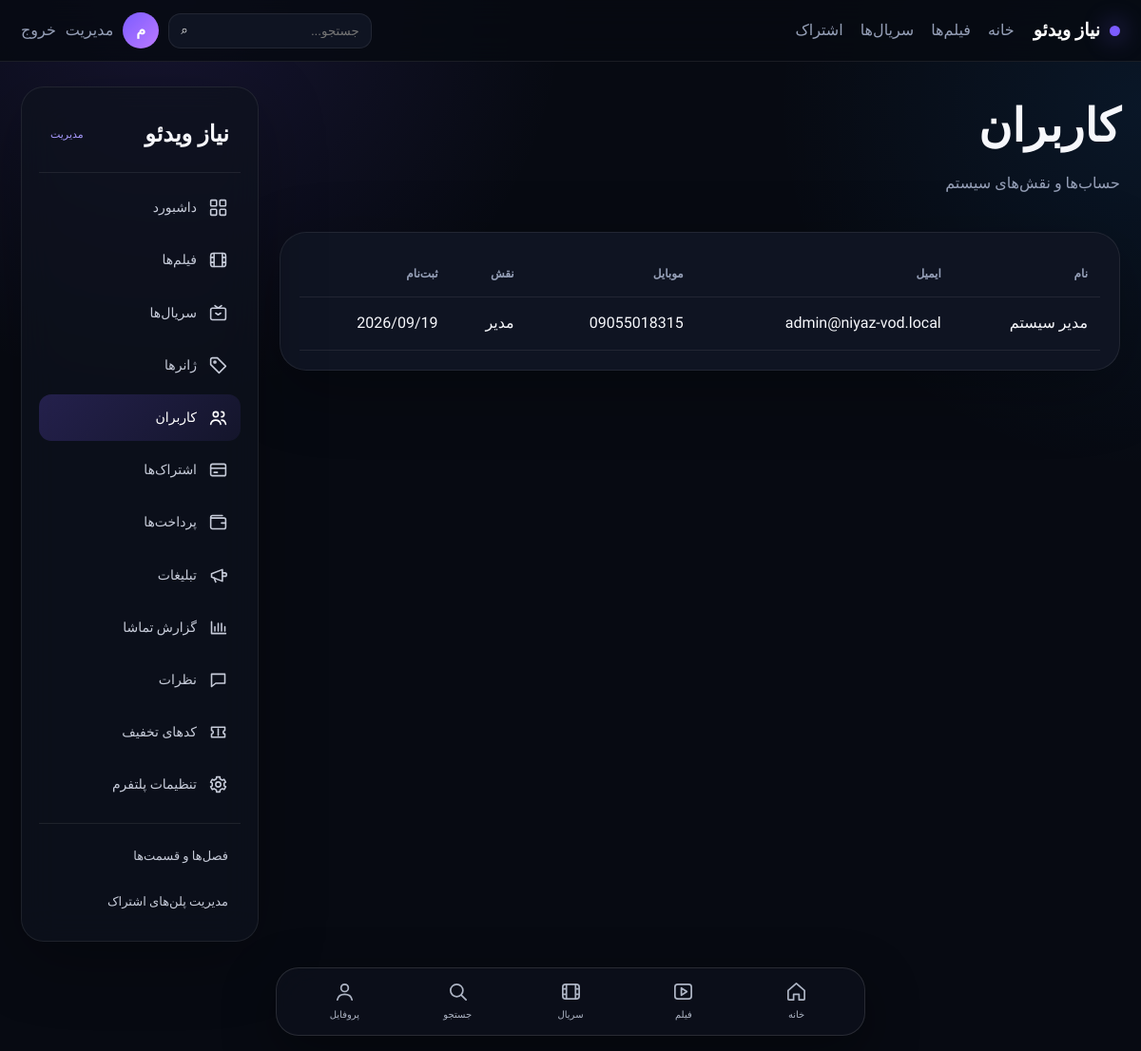
Page /admin/users (signed in) on the committed database.
### models/extra.py (models this page shows)
class Setting(db.Model):
    __tablename__ = 'settings'
    id = db.Column(db.Integer, primary_key=True)
    key = db.Column(db.String(120), unique=True, nullable=False)
    value = db.Column(db.Text, default='', nullable=False)

### models/user.py (models this page shows, shortened)
class User(UserMixin, db.Model):
    __tablename__ = "users"
    id = db.Column(db.Integer, primary_key=True)
    name = db.Column(db.String(120), nullable=False)
    email = db.Column(db.String(255), unique=True, nullable=False, index=True)
    phone = db.Column(db.String(30), unique=True, nullable=True, index=True)
    password_hash = db.Column(db.String(255), nullable=False)
    is_admin = db.Column(db.Boolean, default=False, nullable=False)
    created_at = db.Column(db.DateTime, default=datetime.utcnow, nullable=False)
    subscriptions = db.relationship("Subscription", back_populates="user", lazy=True, cascade="all, delete-orphan")
    favorites = db.relationship("Favorite", back_populates="user", lazy=True, cascade="all, delete-orphan")
    history = db.relationship("WatchHistory", back_populates="user", lazy=True, cascade="all, delete-orphan")

### routes/admin.py (the view)
@bp.get("/users")
@admin_required
def users():
    return render_template("admin/users.html", items=User.query.order_by(desc(User.created_at)).all(), **admin_context("users"))

### routes/admin.py (called while the page is built)
def admin_context(active):
    return {"active": active}

### services/auth.py (called while the page is built)
def admin_required(view):
    @wraps(view)
    def wrapped(*args, **kwargs):
        if not current_user.is_authenticated or not current_user.is_admin:
            abort(403)
        return view(*args, **kwargs)
    return wrapped

### templates/admin/users.html
{% extends 'admin/layout.html' %}{% block admin_content %}<div class="admin-head"><div><h1>کاربران</h1><p>حساب‌ها و نقش‌های سیستم</p></div></div><section class="admin-table-card"><div class="table-wrap"><table><tr><th>نام</th><th>ایمیل</th><th>موبایل</th><th>نقش</th><th>ثبت‌نام</th></tr>{% for u in items %}<tr><td>{{u.name}}</td><td>{{u.email}}</td><td>{{u.phone or '-'}}</td><td>{{'مدیر' if u.is_admin else 'کاربر'}}</td><td>{{u.created_at.strftime('%Y/%m/%d')}}</td></tr>{% endfor %}</table></div></section>{% endblock %}

### templates/admin/layout.html
{% extends 'base.html' %}
{% block content %}
<div class="admin-shell">
  <aside class="admin-sidebar">
    <div class="admin-brand">
      <span>{{ site_name }}</span>
      <small>مدیریت</small>
    </div>
    <nav aria-label="منوی مدیریت">
      {% set menu = [
        ('admin.dashboard','داشبورد','grid'),
        ('admin.movies','فیلم‌ها','film'),
        ('admin.series','سریال‌ها','tv'),
        ('admin.genres','ژانرها','tag'),
        ('admin.users','کاربران','users'),
        ('admin.subscriptions','اشتراک‌ها','card'),
        ('admin.payments','پرداخت‌ها','wallet'),
        ('admin.ads','تبلیغات','megaphone'),
        ('admin.watch_report','گزارش تماشا','chart'),
        ('admin.comments','نظرات','comment'),
        ('admin.discounts','کدهای تخفیف','ticket'),
        ('admin.settings','تنظیمات پلتفرم','gear')
      ] %}
      {% for endpoint, label, icon in menu %}
        <a class="{{ 'active' if active == endpoint.split('.')[-1] else '' }}" href="{{ url_for(endpoint) }}">
          <span class="svg-icon" aria-hidden="true">
            {% if icon == 'grid' %}<svg viewBox="0 0 24 24"><rect x="3" y="3" width="7" height="7" rx="1"/><rect x="14" y="3" width="7" height="7" rx="1"/><rect x="3" y="14" width="7" height="7" rx="1"/><rect x="14" y="14" width="7" height="7" rx="1"/></svg>
            {% elif icon == 'film' %}<svg viewBox="0 0 24 24"><rect x="3" y="4" width="18" height="16" rx="3"/><path d="M7 4v16M17 4v16M3 9h4M17 9h4M3 15h4M17 15h4"/></svg>
            {% elif icon == 'tv' %}<svg viewBox="0 0 24 24"><rect x="3" y="6" width="18" height="14" rx="2"/><path d="m8 3 4 3 4-3M9 12l3 2 3-2"/></svg>
            {% elif icon == 'tag' %}<svg viewBox="0 0 24 24"><path d="M3 5v6l10 10 8-8L11 3H5a2 2 0 0 0-2 2Z"/><circle cx="8" cy="8" r="1.2"/></svg>
            {% elif icon == 'users' %}<svg viewBox="0 0 24 24"><circle cx="9" cy="8" r="3"/><path d="M3 20c.7-3.4 2.7-5 6-5s5.3 1.6 6 5M16 11a3 3 0 1 0 0-6M16 15c2.8.1 4.5 1.7 5 5"/></svg>
            {% elif icon == 'card' %}<svg viewBox="0 0 24 24"><rect x="3" y="5" width="18" height="14" rx="2"/><path d="M3 10h18M7 15h4"/></svg>
            {% elif icon == 'wallet' %}<svg viewBox="0 0 24 24"><path d="M4 7h15a2 2 0 0 1 2 2v9a2 2 0 0 1-2 2H5a2 2 0 0 1-2-2V6a2 2 0 0 1 2-2h12"/><path d="M16 13h5"/></svg>
            {% elif icon == 'megaphone' %}<svg viewBox="0 0 24 24"><path d="m4 10 13-5v14L4 14z"/><path d="M17 9h3a2 2 0 0 1 0 4h-3M7 15l2 5"/></svg>
            {% elif icon == 'chart' %}<svg viewBox="0 0 24 24"><path d="M4 19V5M4 19h17M8 16v-5M12 16V7M16 16v-9M20 16v-5"/></svg>
            {% elif icon == 'comment' %}<svg viewBox="0 0 24 24"><path d="M4 5h16v11H9l-5 4z"/></svg>
            {% elif icon == 'ticket' %}<svg viewBox="0 0 24 24"><path d="M4 6h16v4a2 2 0 0 0 0 4v4H4v-4a2 2 0 0 0 0-4z"/><path d="M12 8v8"/></svg>
            {% elif icon == 'gear' %}<svg viewBox="0 0 24 24"><circle cx="12" cy="12" r="3"/><path d="M19 13.5a7.5 7.5 0 0 0 0-3l2-1.2-2-3.4-2.2 1a8 8 0 0 0-2.6-1.5L14 3h-4l-.3 2.4a8 8 0 0 0-2.6 1.5l-2.2-1-2 3.4 2 1.2a7.5 7.5 0 0 0 0 3l-2 1.2 2 3.4 2.2-1a8 8 0 0 0 2.6 1.5L10 21h4l.3-2.4a8 8 0 0 0 2.6-1.5l2.2 1 2-3.4z"/></svg>
            {% endif %}
          </span>
          <span>{{ label }}</span>
        </a>
      {% endfor %}
      <div class="admin-sub">
        <a href="{{ url_for('admin.episodes') }}">فصل‌ها و قسمت‌ها</a>
        <a href="{{ url_for('admin.plans') }}">مدیریت پلن‌های اشتراک</a>
      </div>
    </nav>
  </aside>
  <main class="admin-main">{% block admin_content %}{% endblock %}</main>
</div>
{% endblock %}

### templates/base.html (shortened to what this page needs)
<!doctype html>
<html lang="fa" dir="rtl">
<head>
  <link rel="stylesheet" href="{{ url_for('static', filename='css/app.css') }}"><style>:root{--primary:{{ primary_color|e }};}</style>
</head>
<body>
  <header class="topbar">
    <a class="brand" href="{{ url_for('main.home') }}"><span class="brand-dot"></span>{{ site_name }}</a>
    <nav class="main-nav">
      <a href="{{ url_for('main.home') }}">خانه</a>
      <a href="{{ url_for('main.movies') }}">فیلم‌ها</a>
      <a href="{{ url_for('main.series') }}">سریال‌ها</a>
      <a href="{{ url_for('main.subscriptions') }}">اشتراک</a>
    </nav>
    <div class="top-actions">
      <form class="search" action="{{ url_for('main.home') }}" method="get">
        <input name="q" value="{{ request.args.get('q','') }}" placeholder="جستجو...">
        <button aria-label="جستجو">⌕</button>
      </form>
      {% if current_user.is_authenticated %}
        <a class="avatar" href="{{ url_for('main.profile') }}">{{ current_user.name[:1] }}</a>
        {% if current_user.is_admin %}<a class="mini-link" href="{{ url_for('admin.dashboard') }}">مدیریت</a>{% endif %}
        <a class="mini-link" href="{{ url_for('auth.logout') }}">خروج</a>
      {% else %}
        <a class="btn btn-ghost" href="{{ url_for('auth.login') }}">ورود</a>
        <a class="btn btn-primary" href="{{ url_for('auth.register') }}">ثبت‌نام</a>
      {% endif %}
    </div>
  </header>
  <main class="page-shell">{% block content %}{% endblock %}</main>
  <nav class="bottom-nav" aria-label="منوی اصلی">
    <a href="{{ url_for('main.home') }}"><svg viewBox="0 0 24 24"><path d="M3 10.8 12 3l9 7.8v9.2a1 1 0 0 1-1 1h-5v-6H9v6H4a1 1 0 0 1-1-1z"/></svg><small>خانه</small></a>
    <a href="{{ url_for('main.movies') }}"><svg viewBox="0 0 24 24"><rect x="3" y="4" width="18" height="16" rx="3"/><path d="m10 8 6 4-6 4z"/></svg><small>فیلم</small></a>
    <a href="{{ url_for('main.series') }}"><svg viewBox="0 0 24 24"><rect x="3" y="4" width="18" height="16" rx="3"/><path d="M7 4v16M17 4v16M3 9h4M17 9h4M3 15h4M17 15h4"/></svg><small>سریال</small></a>
    <a href="{{ url_for('main.home') }}#search"><svg viewBox="0 0 24 24"><circle cx="10.8" cy="10.8" r="6.8"/><path d="m16 16 5 5"/></svg><small>جستجو</small></a>
    <a href="{{ url_for('main.profile') if current_user.is_authenticated else url_for('auth.login') }}"><svg viewBox="0 0 24 24"><circle cx="12" cy="8" r="4"/><path d="M4 21c.8-4 3.4-6 8-6s7.2 2 8 6"/></svg><small>پروفایل</small></a>
  </nav>
</body>
</html>

### rows in the picture
Setting: value "نیاز ویدئو"
User: name "م", name "مدیر سیستم", email "admin@niyaz-vod.local", phone "09055018315", is_admin "مدیر", created_at "2026/09/19"

### other values in the picture
{{ label }} "داشبورد" "فیلم‌ها" "سریال‌ها" "ژانرها" "کاربران" "اشتراک‌ها" "پرداخت‌ها" "تبلیغات" "گزارش تماشا" "نظرات" "کدهای تخفیف" "تنظیمات پلتفرم"
